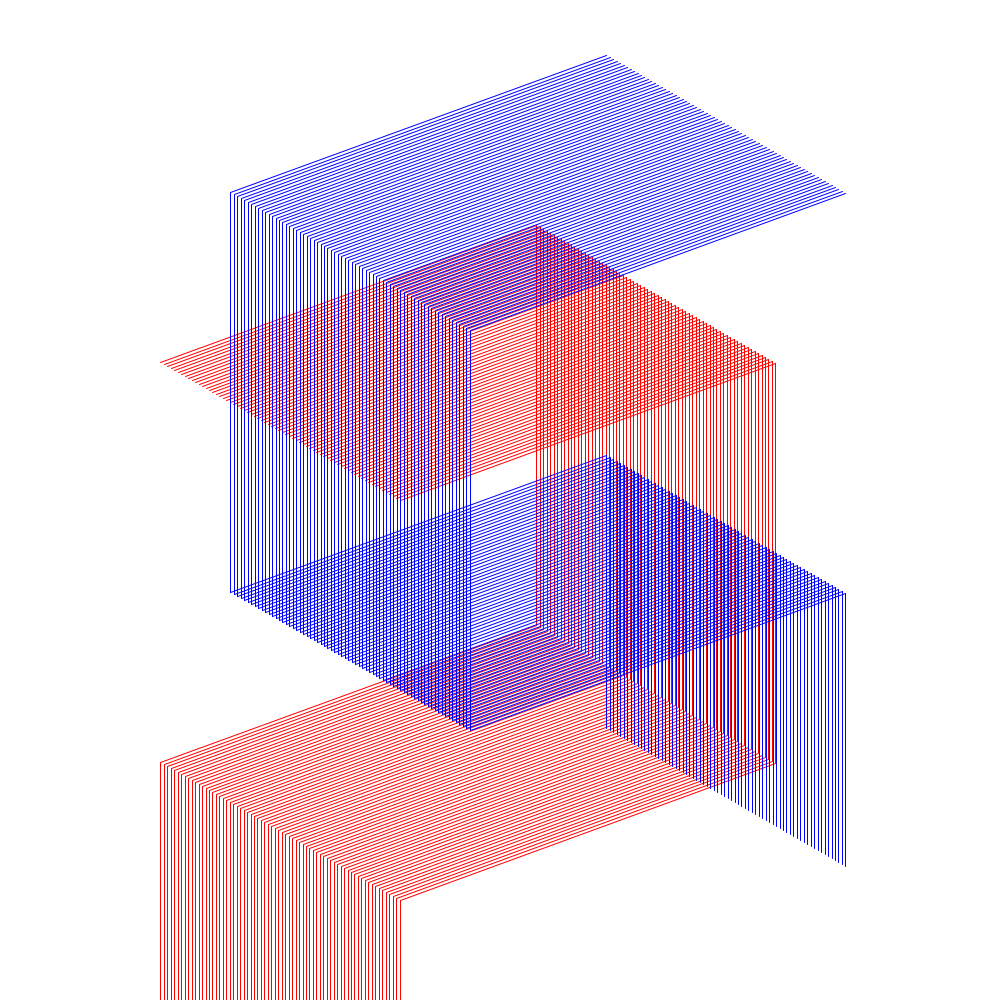
Frame 1 (no input)
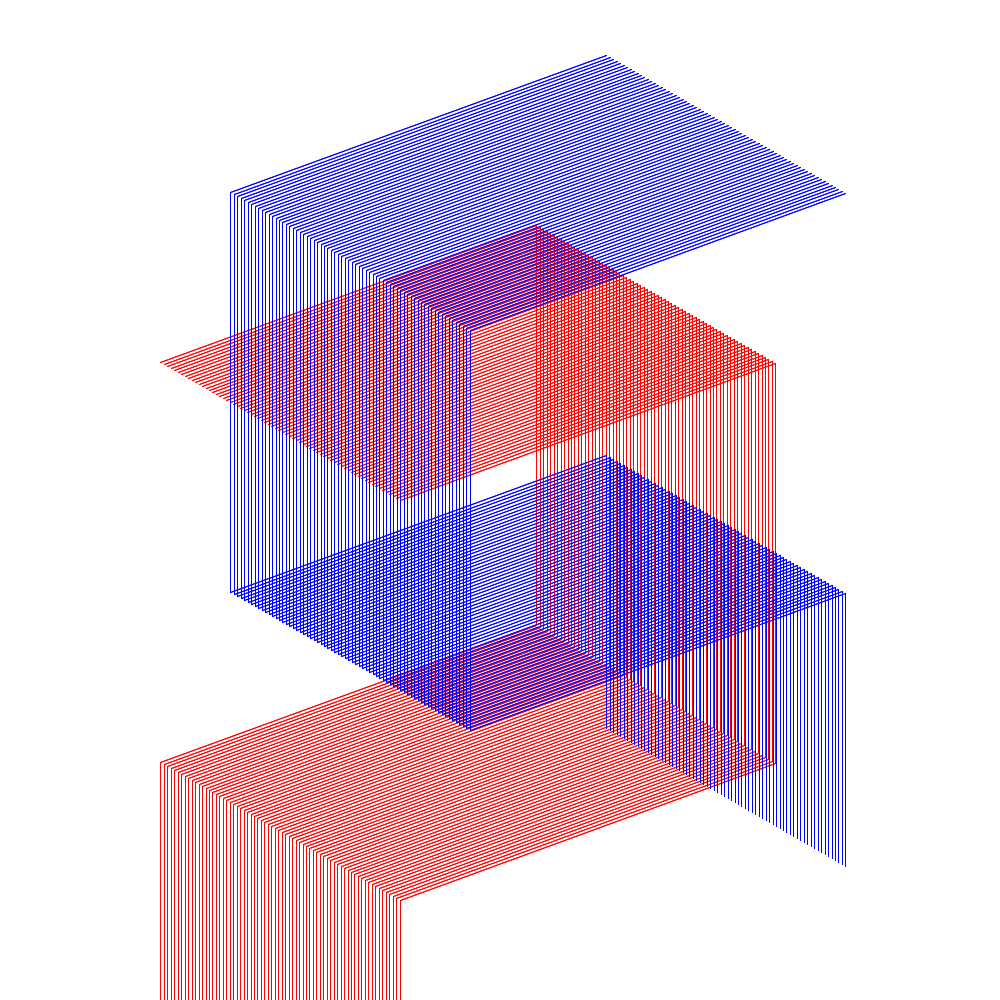
Frame 2 (the mouse pressed at the canvas centre, redrawn once)

The Processing sketch that drew these frames (run headless with seeded random() and noise(); the mouse was pressed at the canvas centre and the sketch redrawn once):

// Processing sketch: cubes5
// ── cubes5.pde
float angle2D = radians(30);

void setup() {
  background(255);
  noLoop();
  smooth();
  size(1000,1000);
}

void draw() { 
  int k;
  int x_count = 10;
  int y_count = 7;
  int init_agnle = 20;
  int d_angle = 30/x_count;
  
  stroke(255, 0, 0);

  for(k = 0; k < 70; k++) {
    noFill();
    drawRect3(400, 500, 400, 400, k*4, init_agnle);
  }
  
  for(k = 0; k < 40; k++) {
    noFill();
    //drawRect(430, 550, 100, 100, k*2, -20);
  }
  
  stroke(0, 0, 255);

  for(k = 0; k < 70; k++) {
    noFill();
    drawRect2(470, 330, 400, 400, k*4, init_agnle);
  }
  
  for(k = 0; k < 40; k++) {
    noFill();
    //drawRect(520, 380, 100, 100, k*2, -20);
  }
  
  //stroke(0, 0, 255);
  //for(k = 0; k < 37; k++) {
  //  noFill();
  //  drawRect(500, 270, 200, 200, k*5, -30);
  //}
  //stroke(0);
  //for(k = 0; k < 37; k++) {
  //  noFill();
  //  drawRect(270, 670, 200, 200, k*5, 20);
  //}
  
}

void drawRect(float initialX, float initialY,int lenx, int lenY, int z, int angle) {
  int dir = 1;
  if(angle < 0) {
    dir = -1;
  }
  initialX = initialX - z*cos(angle2D)*dir;
  initialY = initialY - z*sin(angle2D);
  
  beginShape();
  vertex(initialX, initialY);
  vertex(initialX + (lenx * cos(radians(angle))), initialY - (lenx * sin(radians(angle))));
  vertex(initialX + (lenx * cos(radians(angle))) , initialY + lenY - (lenx * sin(radians(angle))));
  vertex(initialX, initialY + lenY);
  vertex(initialX, initialY);
  endShape();
}

void drawRect2(float initialX, float initialY,int lenx, int lenY, int z, int angle) {
  int dir = 1;
  if(angle < 0) {
    dir = -1;
  }
  initialX = initialX - z*cos(angle2D)*dir;
  initialY = initialY - z*sin(angle2D);
  
  beginShape();
  
  vertex(initialX + (lenx * cos(radians(angle))), initialY - (lenx * sin(radians(angle))));
  vertex(initialX, initialY);
  vertex(initialX, initialY + lenY);
  vertex(initialX + (lenx * cos(radians(angle))) , initialY + lenY - (lenx * sin(radians(angle))));
  vertex(initialX + (lenx * cos(radians(angle))) , initialY + lenY + (lenx * sin(radians(angle))));
  endShape();
}

void drawRect3(float initialX, float initialY,int lenx, int lenY, int z, int angle) {
  int dir = 1;
  if(angle < 0) {
    dir = -1;
  }
  initialX = initialX - z*cos(angle2D)*dir;
  initialY = initialY - z*sin(angle2D);
  
  beginShape();
  
  
  //vertex(initialX, initialY + lenY);
  vertex(initialX, initialY);
  vertex(initialX + (lenx * cos(radians(angle))), initialY - (lenx * sin(radians(angle))));

  vertex(initialX + (lenx * cos(radians(angle))) , initialY + lenY - (lenx * sin(radians(angle))));
  vertex(initialX, initialY + lenY);
  vertex(initialX, initialY + lenY + lenY);
  endShape();
}
